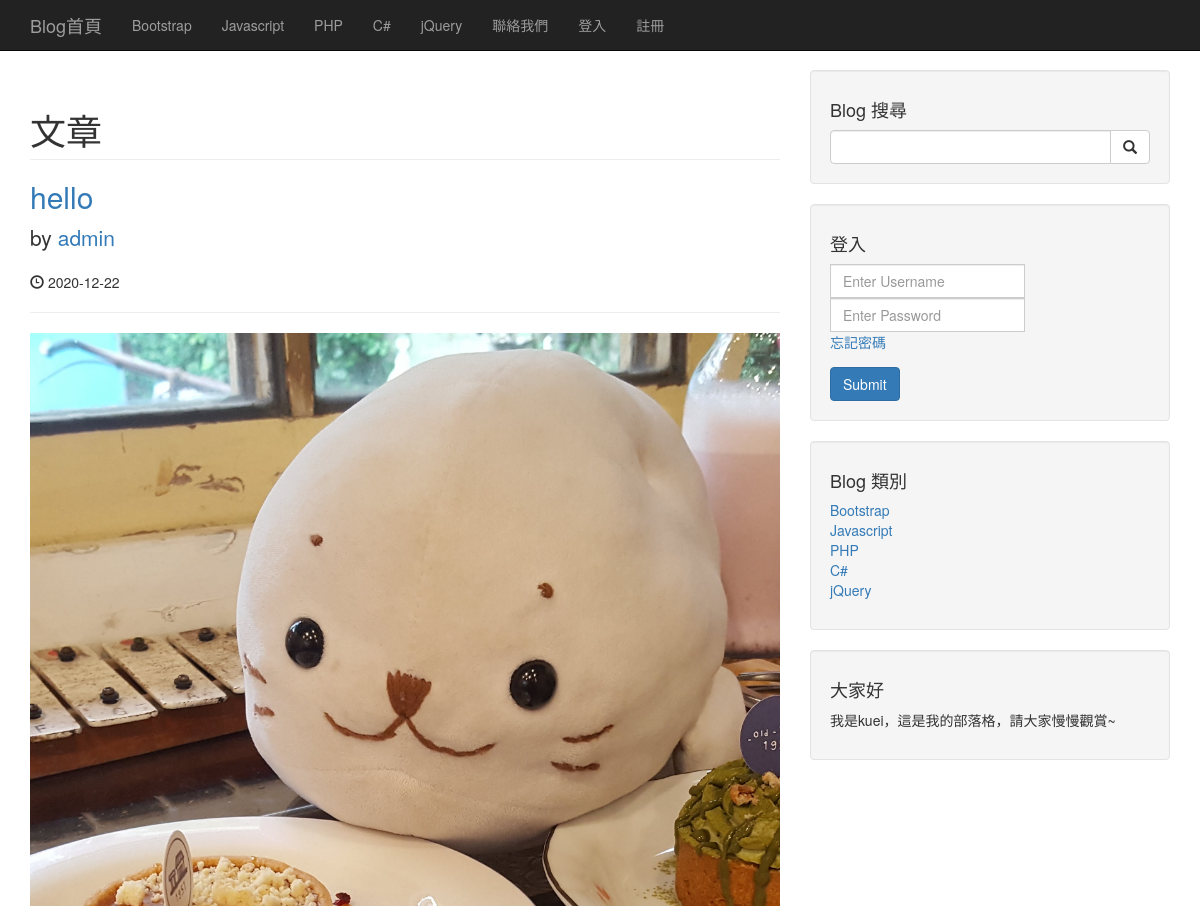
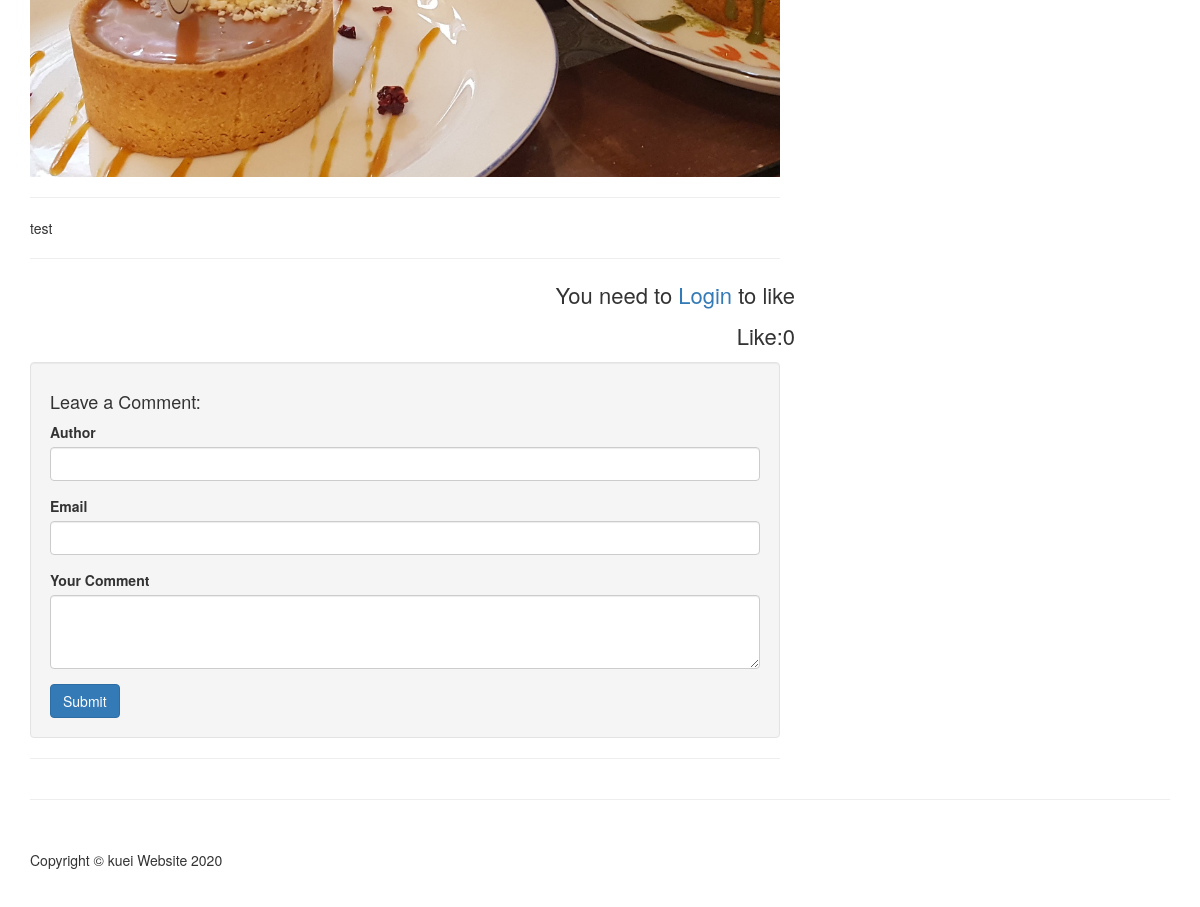
The page /post.php?p_id=42 on the database its author committed (2 pictures, top to bottom).
### tables this page shows
CREATE TABLE `categories` (
  `cat_id` int(3) NOT NULL,
  `cat_title` varchar(255) NOT NULL
);

CREATE TABLE `posts` (
  `post_id` int(3) NOT NULL,
  `post_category_id` int(3) NOT NULL,
  `post_title` varchar(255) NOT NULL,
  `post_author` varchar(255) NOT NULL,
  `post_user` varchar(255) NOT NULL,
  `post_date` date NOT NULL,
  `post_image` text NOT NULL,
  `post_content` text NOT NULL,
  `post_tags` varchar(255) NOT NULL,
  `post_comment_count` int(11) NOT NULL,
  `post_status` varchar(255) NOT NULL DEFAULT 'draft',
  `post_views_count` int(11) NOT NULL,
  `likes` int(11) NOT NULL
);

### post.php (the view, shortened to what this page needs)
<?php include "includes/header.php"; ?>
<?php include "includes/navigation.php"; ?>
<div class="container">
    <div class="row">
        <div class="col-md-8">
            <?php
            if (isset($_GET['p_id'])) {
            $the_post_id = $_GET['p_id'];
            if (isset($_SESSION['user_role']) && $_SESSION['user_role']=='admin') {
                $query = "SELECT * FROM posts WHERE post_id = $the_post_id";
            }
            else {
                $query = "SELECT * FROM posts WHERE post_id = $the_post_id AND post_status = 'published' ";
            }
            $select_all_posts_query = mysqli_query($connection, $query);
            if (mysqli_num_rows($select_all_posts_query)<1) {
                echo "<div class='alert alert-danger text-center' role='alert'>
            沒有文章
          </div>";
            }else{
            while ($row = mysqli_fetch_assoc($select_all_posts_query)) {
                $post_title = $row['post_title'];
                $post_author = $row['post_user'];
                $post_date = $row['post_date'];
                $post_image = $row['post_image'];
                $post_content = $row['post_content'];
            ?>
                <h1 class="page-header">
                    文章
                </h1>
                <h2>
                    <a href="#"><?php echo $post_title ?></a>
                </h2>
                <p class="lead">
                    by <a href="index.php"><?php echo $post_author ?></a>
                </p>
                <p><span class="glyphicon glyphicon-time"></span> <?php echo $post_date ?></p>
                <hr>
                <img class="img-responsive" src="images/<?php echo $post_image ?>" alt="">
                <hr>
                <p><?php echo $post_content ?></p>
                <hr>
                <?php if(isLoggedIn()){ ?>
                <div class="row">
                    <p class="pull-right"><a
                    class="<?php echo userLikedThisPost($the_post_id)? 'unlike' : 'like'; ?>"
                     href="post.php?p_id=<?php echo $the_post_id; ?>"><span class="glyphicon glyphicon-thumbs-up" data-toggle="tooltip" data-placement="top" title="<?php echo userLikedThisPost($the_post_id)? '取消按讚' : '按讚'; ?>"></span>&nbsp;<?php echo userLikedThisPost($the_post_id)? 'unlike' : 'like'; ?></a></p>
                </div>
                <?php } else { ?>
                    <div class="row">
                    <p class="pull-right login-to-post">You need to <a href="login.php">Login</a> to like </p>
                </div>
                <?php } ?>
                <div class="row">
                    <p class="pull-right likes">Like:<?php getPostlikes($the_post_id); ?></p>
                </div>
            <?php }
            ?>
            <div class="well">
                <h4>Leave a Comment:</h4>
                <form action="" method="post" role="form">
                    <div class="form-group">
                        <label for="Author">Author</label>
                        <input type="text" class="form-control" name="comment_author">
                    </div>
                    <div class="form-group">
                        <label for="Email">Email</label>
                        <input type="email" class="form-control" name="comment_email">
                    </div>
                    <div class="form-group">
                        <label for="comment">Your Comment</label>
                        <textarea name="comment_content" class="form-control" rows="3"></textarea>
                    </div>
                    <button type="submit" name="create_comment" class="btn btn-primary">Submit</button>
                </form>
            </div>
            <hr>
            <?php
            $query = "SELECT * FROM comments WHERE comment_post_id = {$the_post_id} ";
            $query .= "AND comment_status = 'approve' ";
            $query .= "ORDER BY comment_id DESC ";
            $select_comment_query = mysqli_query($connection, $query);
            while ($row = mysqli_fetch_array($select_comment_query)) {
                $comment_date = $row['comment_date'];
                $comment_content = $row['comment_content'];
                $comment_author = $row['comment_author'];
            ?>
                <div class="media">
                    <a class="pull-left" href="#">
                        <img class="media-object" src="http://placehold.it/64x64" alt="">
                    </a>
                    <div class="media-body">
                        <h4 class="media-heading">
                            <?php echo $comment_author; ?>
                            <small><?php echo $comment_date; ?></small>
                        </h4>
                        <?php echo $comment_content; ?>
                    </div>
                </div>
            <?php }}} else{
                header("Location: index.php");
            } ?>
        </div>
        <?php include "includes/sidebar.php"; ?>
    </div>
    <hr>
    <?php include "includes/footer.php"; ?>

### includes/navigation.php (shortened to what this page needs)
<nav class="navbar navbar-inverse navbar-fixed-top" role="navigation">
    <div class="container">
        <div class="navbar-header">
            <a class="navbar-brand" href="./index.php">Blog首頁</a>
        </div>
        <div class="collapse navbar-collapse" id="bs-example-navbar-collapse-1">
            <ul class="nav navbar-nav">
                <?php
                $query = "SELECT * FROM categories";
                $select_all_categories_query = mysqli_query($connection, $query);
                while ($row = mysqli_fetch_assoc($select_all_categories_query)) {
                    $cat_title = $row['cat_title'];
                    $cat_id = $row['cat_id'];
                    $category_class = '';
                    $registration_class = '';
                    echo "<li class='$category_class'><a href='category.php?category=$cat_id'>{$cat_title}</a></li>";
                }
                ?>
                <li><a href="contact.php">聯絡我們</a></li>
                <?php if (isLoggedIn()) : ?>
                    <li>
                        <a href="admin">管理者介面</a>
                    </li>
                    <li>
                        <a href="includes/logout.php">登出</a>
                    </li>
                <?php else : ?>
                    <li>
                        <a href="login.php">登入</a>
                    </li>
                <?php endif; ?>
                <li class='<?php echo $registration_class; ?>'>
                    <a href="registration.php">註冊</a>
                </li>
            </ul>
        </div>
    </div>
</nav>

### admin/functions.php (shortened to what this page needs)
<?php
function query($query){
    global $connection;
    return mysqli_query($connection,$query);
}
function isLoggedIn()
{
    return false;
}
function getPostlikes($post_id){
    $result = query("SELECT * FROM likes WHERE post_id=$post_id");
    echo mysqli_num_rows($result);
}
?>

### includes/sidebar.php (shortened to what this page needs)
<div class="col-md-4">
    <div class="well">
        <h4>Blog 搜尋</h4>
        <form action="search.php" method="post">
            <div class="input-group">
                <input name="search" type="text" class="form-control">
                <span class="input-group-btn">
                    <button name="submit" class="btn btn-default" type="submit">
                        <span class="glyphicon glyphicon-search"></span>
                    </button>
                </span>
            </div>
        </form>
    </div>
    <div class="well">
    <?php if(isset($_SESSION['user_role'])): ?>
        <h4>Logged in as <?php echo $_SESSION['username']; ?></h4>
        <a href="includes/logout.php" class="btn btn-primary">登出</a>
    <?php else: ?>
        <h4>登入</h4>
        <form method="post">
            <div class="input-group">
                <input name="username" type="text" class="form-control" placeholder="Enter Username">
            </div>
            <div class="input-group">
                <input name="password" type="password" class="form-control" placeholder="Enter Password">
            </div>
            <div class="form-group">
                <a href="forgot.php?forgot=<?php echo uniqid(true); ?>">忘記密碼</a>
            </div>
            <button class="btn btn-primary" name="login" type="submit">Submit</button>
        </form>
    <?php endif; ?>
    </div>
    <div class="well">
        <?php
        $query = "SELECT * FROM categories";
        $select_categories_sidebar = mysqli_query($connection, $query);
        ?>
        <h4>Blog 類別</h4>
        <div class="row">
            <div class="col-lg-12">
                <ul class="list-unstyled">
                    <?php
                    while ($row = mysqli_fetch_assoc($select_categories_sidebar)) {
                        $cat_title = $row['cat_title'];
                        $cat_id = $row['cat_id'];
                        echo "<li><a href='category.php?category=$cat_id'>{$cat_title}</a></li>";
                    }
                    ?>
                </ul>
            </div>
        </div>
    </div>
    <?php include "includes/widget.php"; ?>
</div>

### css/blog-home.css (style rules this page uses)
body { padding-top: 70px; }

### includes/header.php (style rules this page uses)
a.like, a.unlike, p.likes,p.login-to-post { font-size: 22px !important; }

### rows shown on the page
categories: cat_title "Bootstrap"
categories: cat_title "Javascript"
categories: cat_title "PHP"
categories: cat_title "C#"
categories: cat_title "jQuery"
posts: post_title "hello", post_user "admin", post_date "2020-12-22", post_image (picture), post_content "test"
